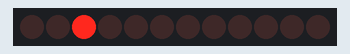
The sketch below on a simulated Arduino Uno, built with avr-gcc and run on an emulated ATmega328P. Shown: 12×1 LED matrix. Wiring (inferred from the names in the program): charlieplexed LEDs: lines pin 3, pin 4, pin 5, pin 6.

Above: at 0.51 s.
At 1.11 s:
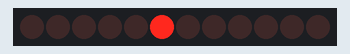
At 2.01 s:
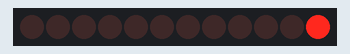
At 2.91 s:
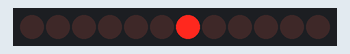
At 3.81 s:
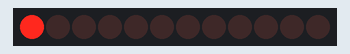

Measured:
- by itself, everything shown: repeats every 3.6 s, in 12 steps

The sketch:

SpireTest.ino
```cpp
//CharlieCube Spire Test Program

#define PIN_A 3
#define PIN_B 4
#define PIN_C 6
#define PIN_D 5
int delayTime = 300;

void setup()
{
// first set all pins to input, or high impedance
// (not strictly necessary as all pins are inputs by default)
pinMode(PIN_A, INPUT);
pinMode(PIN_B, INPUT);
pinMode(PIN_C, INPUT);
pinMode(PIN_C, INPUT);
}

void loop()
{

set_pins(PIN_B, PIN_A);
delay(delayTime);
set_pins(PIN_C, PIN_A);
delay(delayTime);
set_pins(PIN_D, PIN_A);
delay(delayTime);

set_pins(PIN_C, PIN_B);
delay(delayTime);
set_pins(PIN_D, PIN_B);
delay(delayTime);
set_pins(PIN_A, PIN_B);
delay(delayTime);

set_pins(PIN_D, PIN_C);
delay(delayTime);
set_pins(PIN_A, PIN_C);
delay(delayTime);
set_pins(PIN_B, PIN_C);
delay(delayTime);

set_pins(PIN_A, PIN_D);
delay(delayTime);
set_pins(PIN_B, PIN_D);
delay(delayTime);
set_pins(PIN_C, PIN_D);
delay(delayTime);


}

void set_pins(int low_pin, int high_pin)
{
// reset all the pins
reset_pins();

// set the high and low pins to output
pinMode(high_pin, OUTPUT);
pinMode(low_pin, OUTPUT);

// set high pin to logic high, low to logic low
digitalWrite(high_pin, HIGH);
digitalWrite(low_pin,LOW);
}

void reset_pins()
{
// start by ensuring all pins are at input and low
pinMode(PIN_A, INPUT);
pinMode(PIN_B, INPUT);
pinMode(PIN_C, INPUT);
pinMode(PIN_D, INPUT);

digitalWrite(PIN_A, LOW);
digitalWrite(PIN_B, LOW);
digitalWrite(PIN_C, LOW);
digitalWrite(PIN_D, LOW);
}
```
